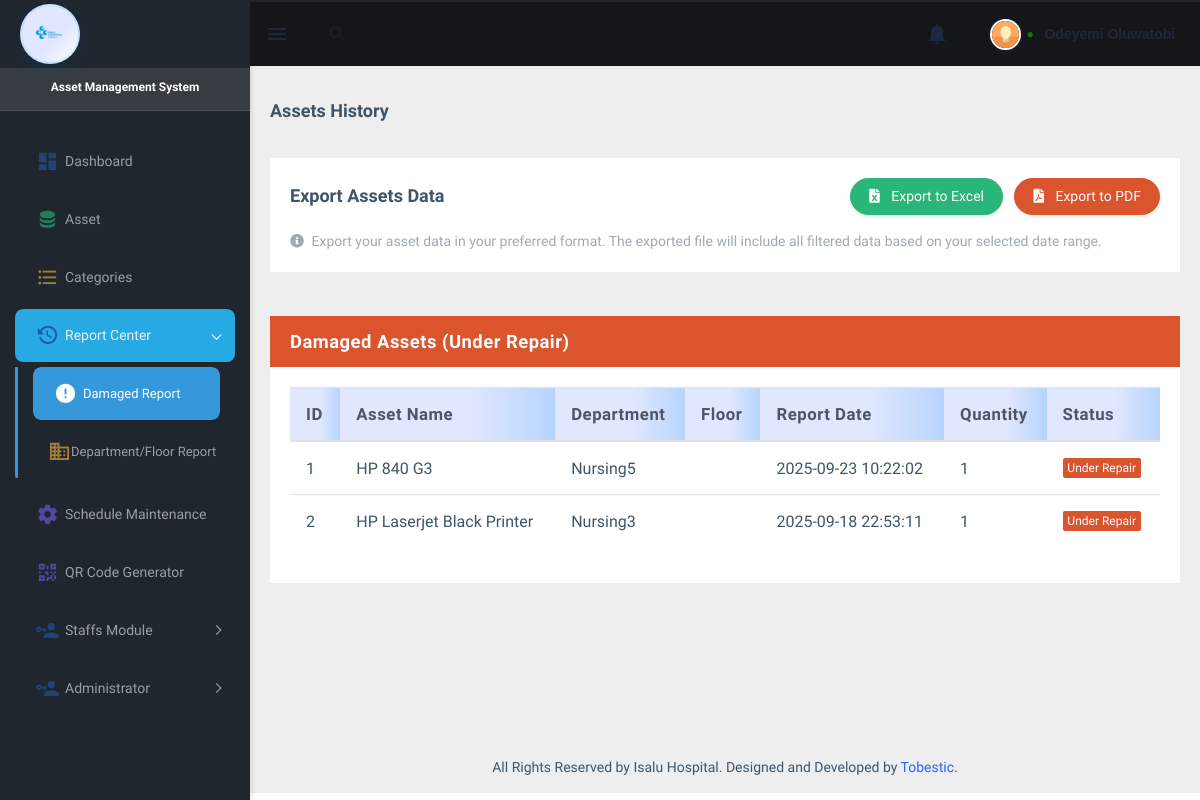
Before: /admindashboard/assethistory.php (signed in) with the older database file.
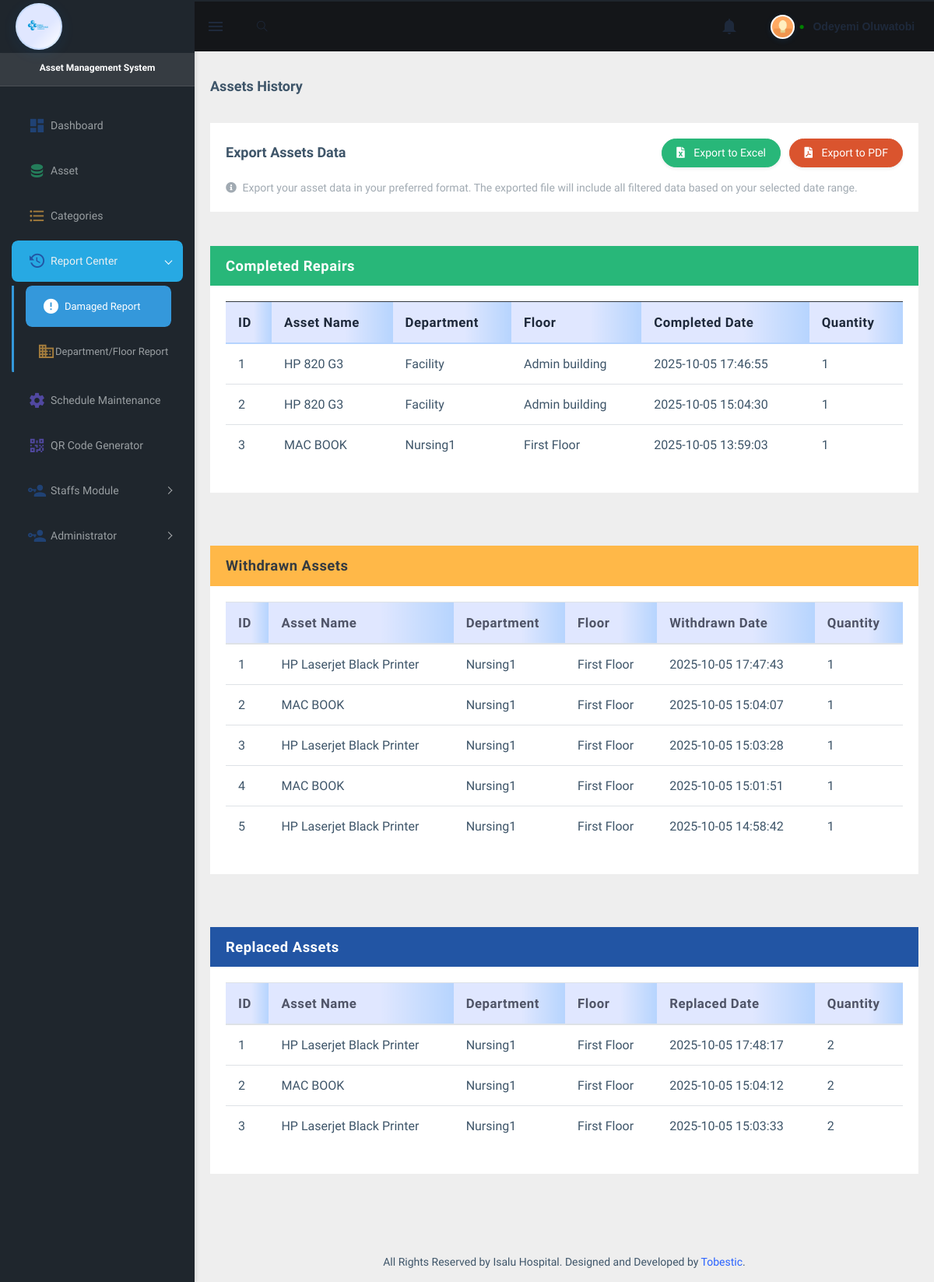
After: the same page with the newer database file.
### tables this page shows
CREATE TABLE `repair_asset` (
  `id` int(11) NOT NULL,
  `asset_id` int(11) NOT NULL,
  `reg_no` varchar(100) NOT NULL,
  `asset_name` varchar(255) NOT NULL,
  `department` varchar(100) NOT NULL,
  `reported_by` varchar(100) NOT NULL,
  `description` text DEFAULT NULL,
  `category` varchar(50) DEFAULT 'General',
  `quantity` int(11) DEFAULT 1,
  `report_date` datetime DEFAULT current_timestamp(),
  `status` varchar(50) DEFAULT 'Under Repair',
  `floor` varchar(30) NOT NULL,
  `completed_date` varchar(40) NOT NULL,
  `completed` int(11) NOT NULL,
  `withdrawn_date` varchar(30) NOT NULL,
  `withdrawn` int(11) NOT NULL,
  `withdrawn_reason` text NOT NULL,
  `replaced_date` varchar(30) NOT NULL,
  `replaced` int(11) NOT NULL
);

CREATE TABLE `completed_asset` (
  `id` int(11) NOT NULL,
  `asset_id` int(11) NOT NULL,
  `quantity` int(11) NOT NULL,
  `status` varchar(30) NOT NULL,
  `floor` varchar(30) NOT NULL,
  `completed` int(11) NOT NULL,
  `completed_date` varchar(30) NOT NULL,
  `reg_no` varchar(20) NOT NULL,
  `asset_name` varchar(30) NOT NULL,
  `department` varchar(30) NOT NULL,
  `reported_by` varchar(30) NOT NULL
);

CREATE TABLE `withdrawn_asset` (
  `id` int(11) NOT NULL,
  `asset_id` int(11) NOT NULL,
  `reg_no` varchar(30) NOT NULL,
  `asset_name` varchar(40) NOT NULL,
  `department` varchar(40) NOT NULL,
  `floor` varchar(30) NOT NULL,
  `withdrawn_date` varchar(40) NOT NULL,
  `withdrawn_by` varchar(40) NOT NULL,
  `withdrawn_reason` text NOT NULL,
  `qty` int(11) NOT NULL,
  `status` int(11) NOT NULL
);

CREATE TABLE `asset_replacement_log` (
  `id` int(11) NOT NULL,
  `asset_id` int(11) NOT NULL,
  `replaced_quantity` int(11) NOT NULL,
  `replaced_at` datetime DEFAULT current_timestamp(),
  `replaced` int(11) NOT NULL,
  `reg_no` varchar(30) NOT NULL,
  `asset_name` varchar(40) NOT NULL,
  `department` varchar(30) NOT NULL,
  `floor` varchar(30) NOT NULL
);

### admindashboard/assethistorytable.php (the view, shortened to what the rows shown need)
<?php
require "include/config.php";
try {
    $page4 = isset($_GET['page4']) ? (int)$_GET['page4'] : 1;
    $offset4 = ($page4 - 1) * 7;
    $where4 = "WHERE status = '1' || status = '0'";
    $sql4 = "SELECT * FROM withdrawn_asset $where4 ORDER BY id DESC LIMIT 7 OFFSET $offset4";
    $stmt4 = $conn->prepare($sql4);
    $stmt4->execute();
    $withdrawn_assets = $stmt4->fetchAll(PDO::FETCH_ASSOC);
    $page1 = isset($_GET['page1']) ? (int)$_GET['page1'] : 1;
    $offset1 = ($page1 - 1) * 7;
    $where1 = "WHERE status = 'Under Repair'";
    $sql1 = "SELECT * FROM repair_asset $where1 ORDER BY id DESC LIMIT 7 OFFSET $offset1";
    $stmt1 = $conn->prepare($sql1);
    $stmt1->execute();
    $damaged_assets = $stmt1->fetchAll(PDO::FETCH_ASSOC);
    $page2 = isset($_GET['page2']) ? (int)$_GET['page2'] : 1;
    $offset2 = ($page2 - 1) * 7;
    $where2 = "WHERE completed = '1'";
    $sql2 = "SELECT * FROM completed_asset $where2 ORDER BY id DESC LIMIT 7 OFFSET $offset2";
    $stmt2 = $conn->prepare($sql2);
    $stmt2->execute();
    $completed_assets = $stmt2->fetchAll(PDO::FETCH_ASSOC);
    $page3 = isset($_GET['page3']) ? (int)$_GET['page3'] : 1;
    $offset3 = ($page3 - 1) * 7;
    $where3 = "WHERE replaced = '1'";
    $sql3 = "SELECT * FROM asset_replacement_log $where3 ORDER BY id DESC LIMIT 7 OFFSET $offset3";
    $stmt3 = $conn->prepare($sql3);
    $stmt3->execute();
    $replaced_assets = $stmt3->fetchAll(PDO::FETCH_ASSOC);
?>
<?php if (!empty($damaged_assets)): ?>
<div class="row mb-5">
    <div class="col-12">
        <div class="card">
            <div class="card-body">
                <div class="table-responsive">
                    <table class="table">
                        <thead class="thead-light">
                            <tr>
                                <th>ID</th>
                                <th>Asset Name</th>
                                <th>Department</th>
                                <th>Floor</th>
                                <th>Report Date</th>
                                <th>Quantity</th>
                                <th>Status</th>
                            </tr>
                        </thead>
                        <tbody>
                            <?php $i1 = 1; foreach ($damaged_assets as $row): ?>
                                <tr>
                                    <td><?php echo $i1++; ?></td>
                                    <td><?php echo htmlspecialchars($row['asset_name']); ?></td>
                                    <td><?php echo htmlspecialchars($row['department']); ?></td>
                                    <td><?php echo htmlspecialchars($row['floor']); ?></td>
                                    <td><?php echo htmlspecialchars($row['report_date']); ?></td>
                                    <td><?php echo htmlspecialchars($row['quantity']); ?></td>
                                    <td><span class="badge badge-danger">Under Repair</span></td>
                                </tr>
                            <?php endforeach; ?>
                        </tbody>
                    </table>
                </div>
            </div>
        </div>
    </div>
</div>
<?php endif; ?>
<?php if (!empty($completed_assets)): ?>
<div class="row mb-5">
    <div class="col-12">
        <div class="card">
            <div class="card-body">
                <div class="table-responsive">
                    <table class="table">
                        <thead class="table-dark">
                            <tr>
                                <th>ID</th>
                                <th>Asset Name</th>
                                <th>Department</th>
                                <th>Floor</th>
                                <th>Completed Date</th>
                                <th>Quantity</th>
                            </tr>
                        </thead>
                        <tbody>
                            <?php $i2 = 1; foreach ($completed_assets as $row): ?>
                                <tr>
                                    <td><?php echo $i2++; ?></td>
                                    <td><?php echo htmlspecialchars($row['asset_name']); ?></td>
                                    <td><?php echo htmlspecialchars($row['department']); ?></td>
                                    <td><?php echo htmlspecialchars($row['floor']); ?></td>
                                    <td><?php echo htmlspecialchars($row['completed_date']); ?></td>
                                    <td><?php echo htmlspecialchars($row['quantity']); ?></td>
                                </tr>
                            <?php endforeach; ?>
                        </tbody>
                    </table>
                </div>
            </div>
        </div>
    </div>
</div>
<?php endif; ?>
<?php if (!empty($withdrawn_assets)): ?>
<div class="row mb-5">
    <div class="col-12">
        <div class="card">
            <div class="card-body">
                <div class="table-responsive">
                    <table class="table">
                        <thead class="thead-light">
                            <tr>
                                <th>ID</th>
                                <th>Asset Name</th>
                                <th>Department</th>
                                <th>Floor</th>
                                <th>Withdrawn Date</th>
                                <th>Quantity</th>
                            </tr>
                        </thead>
                        <tbody>
                            <?php $i4 = 1; foreach ($withdrawn_assets as $row): ?>
                                <tr>
                                    <td><?php echo $i4++; ?></td>
                                    <td><?php echo htmlspecialchars($row['asset_name']); ?></td>
                                    <td><?php echo htmlspecialchars($row['department']); ?></td>
                                    <td><?php echo htmlspecialchars($row['floor']); ?></td>
                                    <td><?php echo htmlspecialchars($row['withdrawn_date']); ?></td>
                                    <td><?php echo htmlspecialchars($row['qty']); ?></td>
                                </tr>
                            <?php endforeach; ?>
                        </tbody>
                    </table>
                </div>
            </div>
        </div>
    </div>
</div>
<?php endif; ?>
<?php if (!empty($replaced_assets)): ?>
<div class="row mb-5">
    <div class="col-12">
        <div class="card">
            <div class="card-body">
                <div class="table-responsive">
                    <table class="table">
                        <thead class="thead-light">
                            <tr>
                                <th>ID</th>
                                 <th>Asset Name</th>
                                <th>Department</th>
                                <th>Floor</th>
                                <th>Replaced Date</th>
                                <th>Quantity</th>
                            </tr>
                        </thead>
                        <tbody>
                            <?php $i3 = 1; foreach ($replaced_assets as $row): ?>
                                <tr>
                                    <td><?php echo $i3++; ?></td>
                                    <td><?php echo htmlspecialchars($row['asset_name']); ?></td>
                                    <td><?php echo htmlspecialchars($row['department']); ?></td>
                                    <td><?php echo htmlspecialchars($row['floor']); ?></td>
                                    <td><?php echo htmlspecialchars($row['replaced_at']); ?></td>
                                    <td><?php echo htmlspecialchars($row['replaced_quantity']); ?></td>
                                </tr>
                            <?php endforeach; ?>
                        </tbody>
                    </table>
                </div>
            </div>
        </div>
    </div>
</div>
<?php endif; ?>
<?php
} catch (PDOException $e) {
    error_log("Database error: " . $e->getMessage());
    echo '<div class="alert alert-danger">An error occurred while fetching the data. Please try again later.<br>' . htmlspecialchars($e->getMessage()) . '</div>';
}
?>

Changed rows visible on the page:
removed repair_asset: asset_name "HP 840 G3", department "Nursing5", report_date "2025-09-23 10:22:02", quantity "1"
removed repair_asset: asset_name "HP Laserjet Black Printer", department "Nursing3", report_date "2025-09-18 22:53:11", quantity "1"
added completed_asset: asset_name "HP 820 G3", department "Facility", floor "Admin building", completed_date "2025-10-05 17:46:55", quantity "1"
added completed_asset: asset_name "HP 820 G3", department "Facility", floor "Admin building", completed_date "2025-10-05 15:04:30", quantity "1"
added completed_asset: asset_name "MAC BOOK", department "Nursing1", floor "First Floor", completed_date "2025-10-05 13:59:03", quantity "1"
added withdrawn_asset: asset_name "HP Laserjet Black Printer", department "Nursing1", floor "First Floor", withdrawn_date "2025-10-05 17:47:43", qty "1"
added withdrawn_asset: asset_name "MAC BOOK", department "Nursing1", floor "First Floor", withdrawn_date "2025-10-05 15:04:07", qty "1"
added withdrawn_asset: asset_name "HP Laserjet Black Printer", department "Nursing1", floor "First Floor", withdrawn_date "2025-10-05 15:03:28", qty "1"
added withdrawn_asset: asset_name "MAC BOOK", department "Nursing1", floor "First Floor", withdrawn_date "2025-10-05 15:01:51", qty "1"
added withdrawn_asset: asset_name "HP Laserjet Black Printer", department "Nursing1", floor "First Floor", withdrawn_date "2025-10-05 14:58:42", qty "1"
added asset_replacement_log: asset_name "HP Laserjet Black Printer", department "Nursing1", floor "First Floor", replaced_at "2025-10-05 17:48:17", replaced_quantity "2"
added asset_replacement_log: asset_name "MAC BOOK", department "Nursing1", floor "First Floor", replaced_at "2025-10-05 15:04:12", replaced_quantity "2"
added asset_replacement_log: asset_name "HP Laserjet Black Printer", department "Nursing1", floor "First Floor", replaced_at "2025-10-05 15:03:33", replaced_quantity "2"
Other visible differences:
text no longer shown: "Damaged Assets (Under Repair) Report Date Status"
text now shown: "Completed Repairs Completed Date Withdrawn Assets Withdrawn Date Replaced Assets Replaced Date"
